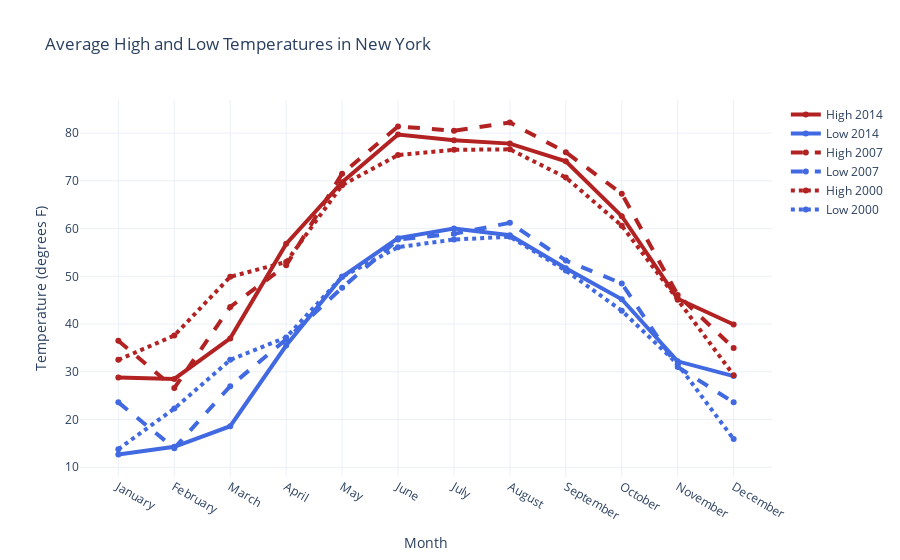

The notebook cell this image was saved under:
### Code cell
# Template 
# Add data
month = ['January', 'February', 'March', 'April', 'May', 'June', 'July',
         'August', 'September', 'October', 'November', 'December']
high_2000 = [32.5, 37.6, 49.9, 53.0, 69.1, 75.4, 76.5, 76.6, 70.7, 60.6, 45.1, 29.3]
low_2000 = [13.8, 22.3, 32.5, 37.2, 49.9, 56.1, 57.7, 58.3, 51.2, 42.8, 31.6, 15.9]
high_2007 = [36.5, 26.6, 43.6, 52.3, 71.5, 81.4, 80.5, 82.2, 76.0, 67.3, 46.1, 35.0]
low_2007 = [23.6, 14.0, 27.0, 36.8, 47.6, 57.7, 58.9, 61.2, 53.3, 48.5, 31.0, 23.6]
high_2014 = [28.8, 28.5, 37.0, 56.8, 69.7, 79.7, 78.5, 77.8, 74.1, 62.6, 45.3, 39.9]
low_2014 = [12.7, 14.3, 18.6, 35.5, 49.9, 58.0, 60.0, 58.6, 51.7, 45.2, 32.2, 29.1]

fig = go.Figure()
# Create and style traces
fig.add_trace(go.Scatter(x=month, y=high_2014, name='High 2014',
                         line=dict(color='firebrick', width=4)))
fig.add_trace(go.Scatter(x=month, y=low_2014, name = 'Low 2014',
                         line=dict(color='royalblue', width=4)))
fig.add_trace(go.Scatter(x=month, y=high_2007, name='High 2007',
                         line=dict(color='firebrick', width=4,
                              dash='dash') # dash options include 'dash', 'dot', and 'dashdot'
))
fig.add_trace(go.Scatter(x=month, y=low_2007, name='Low 2007',
                         line = dict(color='royalblue', width=4, dash='dash')))
fig.add_trace(go.Scatter(x=month, y=high_2000, name='High 2000',
                         line = dict(color='firebrick', width=4, dash='dot')))
fig.add_trace(go.Scatter(x=month, y=low_2000, name='Low 2000',
                         line=dict(color='royalblue', width=4, dash='dot')))

# Edit the layout
fig.update_layout(title='Average High and Low Temperatures in New York',
                   xaxis_title='Month',
                   yaxis_title='Temperature (degrees F)')


fig.show()

### Figure 1 — Plotly figure (JSON) as saved in the notebook; plotly's stock layout.template omitted (floating-point values rounded to 4 significant figures)
{"data": [{"line": {"color": "firebrick", "width": 4}, "name": "High 2014", "type": "scatter", "x": ["January", "February", "March", "April", "May", "June", "July", "August", "September", "October", "November", "December"], "y": [28.8, 28.5, 37, 56.8, 69.7, 79.7, 78.5, 77.8, 74.1, 62.6, 45.3, 39.9]}, {"line": {"color": "royalblue", "width": 4}, "name": "Low 2014", "type": "scatter", "x": ["January", "February", "March", "April", "May", "June", "July", "August", "September", "October", "November", "December"], "y": [12.7, 14.3, 18.6, 35.5, 49.9, 58, 60, 58.6, 51.7, 45.2, 32.2, 29.1]}, {"line": {"color": "firebrick", "dash": "dash", "width": 4}, "name": "High 2007", "type": "scatter", "x": ["January", "February", "March", "April", "May", "June", "July", "August", "September", "October", "November", "December"], "y": [36.5, 26.6, 43.6, 52.3, 71.5, 81.4, 80.5, 82.2, 76, 67.3, 46.1, 35]}, {"line": {"color": "royalblue", "dash": "dash", "width": 4}, "name": "Low 2007", "type": "scatter", "x": ["January", "February", "March", "April", "May", "June", "July", "August", "September", "October", "November", "December"], "y": [23.6, 14, 27, 36.8, 47.6, 57.7, 58.9, 61.2, 53.3, 48.5, 31, 23.6]}, {"line": {"color": "firebrick", "dash": "dot", "width": 4}, "name": "High 2000", "type": "scatter", "x": ["January", "February", "March", "April", "May", "June", "July", "August", "September", "October", "November", "December"], "y": [32.5, 37.6, 49.9, 53, 69.1, 75.4, 76.5, 76.6, 70.7, 60.6, 45.1, 29.3]}, {"line": {"color": "royalblue", "dash": "dot", "width": 4}, "name": "Low 2000", "type": "scatter", "x": ["January", "February", "March", "April", "May", "June", "July", "August", "September", "October", "November", "December"], "y": [13.8, 22.3, 32.5, 37.2, 49.9, 56.1, 57.7, 58.3, 51.2, 42.8, 31.6, 15.9]}], "layout": {"title": {"text": "Average High and Low Temperatures in New York"}, "xaxis": {"title": {"text": "Month"}}, "yaxis": {"title": {"text": "Temperature (degrees F)"}}}}
